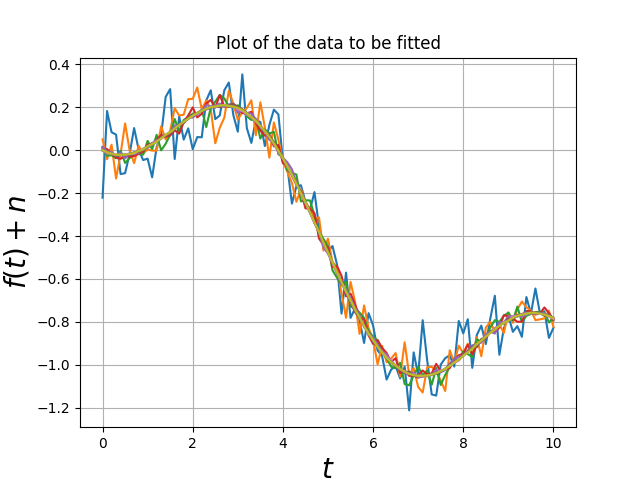

Source code (Python):
from pylab import *
import scipy.special as sp
N=101 # no of data points
k=9
# no of sets of data with varying noise
# generate the data points and add noise
t=linspace(0,10,N)
# t vector
y=1.05*sp.jn(2,t)-0.105*t # f(t) vector
Y=meshgrid(y,ones(k),indexing="ij")[0] # make k copies
scl=logspace(-1,-3,k) # noise stdev
n=dot(randn(N,k),diag(scl)) # generate k vectors
yy=Y+n
# add noise to signal
# shadow plot
plot(t,yy)
xlabel(r"$t$",size=20)
ylabel(r"$f(t)+n$",size=20)
title(r"Plot of the data to be fitted")
grid(True)
savetxt("fitting.dat",c_[t,yy]) # write out matrix to file
show()
